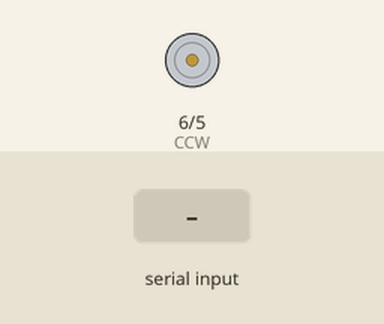
The sketch below on a simulated Arduino Uno, built with avr-gcc and run on an emulated ATmega328P. Parts: motor-driver pin pairs drawn as motors (green arrow = first pin HIGH = forward, orange = second pin HIGH = backward, longer = more drive). Inputs (shaded band) come from the test bench.

Above: at 1.2 s.
1.3 s: "CW\n" received over Serial
At 2.2 s:
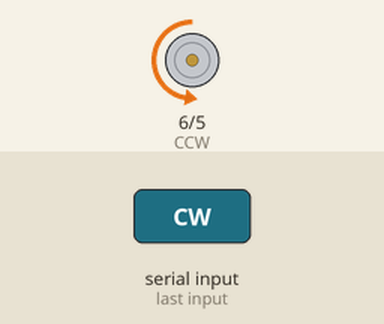
Timing chart, 0 to 8.8 s (numbered marks = the images above; inputs shaded):
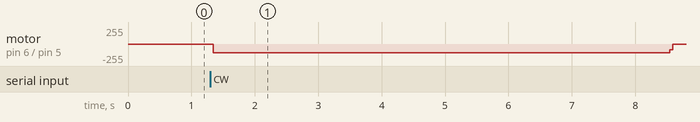

Measured:
- after the input at 1.3 s, motor on pin 6 (CCW) / pin 5 (CW): stopped → backward 128/255 after 0.05 s, → stopped 7.2 s later

The sketch:

arduino_tkinterGUI.ino
```cpp
#define CW 5 // CW+
#define CCW 6 // CCW+

void CW_n(int n) {
  for (int i = 0; i < n; i++) {
    digitalWrite(CW, HIGH);
    delayMicroseconds(1000);
    digitalWrite(CW, LOW);
    delayMicroseconds(1000);
  }
}

void CCW_n(int n) {
  for (int i = 0; i < n; i++) {
    digitalWrite(CCW, HIGH);
    delayMicroseconds(1000);
    digitalWrite(CCW, LOW);
    delayMicroseconds(1000);
  }
}

void setup() {
  pinMode(CW, OUTPUT);
  pinMode(CCW, OUTPUT);
  Serial.begin(9600);
}

void loop() {
  if (Serial.available() > 0) {
    String command = Serial.readStringUntil('\n');
    command.trim();

    if (command == "CW") {
      CW_n(3600); // Rotate 360 degrees clockwise
    } else if (command == "CCW") {
      CCW_n(3600); // Rotate 360 degrees counterclockwise
    } else {
      // do nothing
    }
  }
}
```
